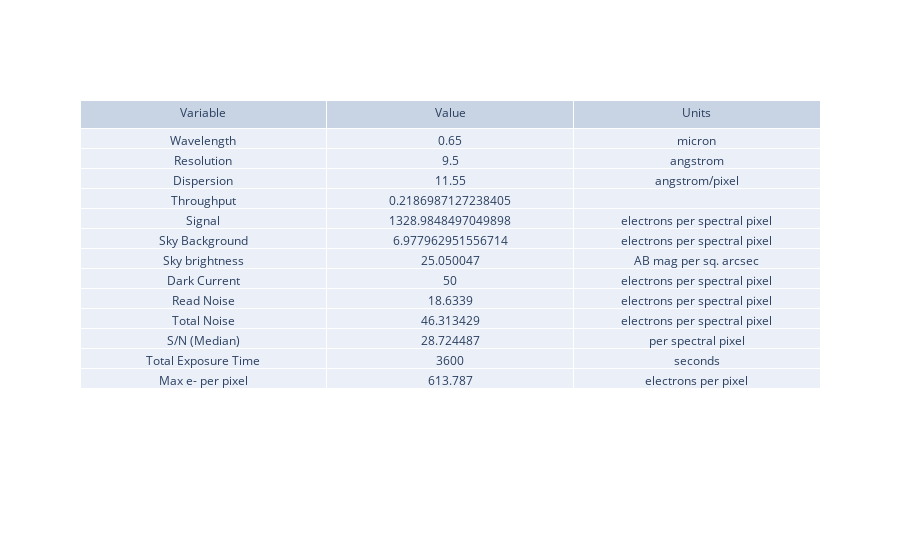

Here is the notebook cell this chart was saved with:
### Markdown cell above
## Use CTRL + / to comment/uncomment blocks of code

### Code cell
# test out the function

userinput = {"telescope": "SOAR",  #choices are "SOAR", "Gemini", "ATLAS_PROBE" 
             "instrument": "SAMOS_VIS",#choices are "SAMOS", "SCORPIO", ,GMOX", ATLAS, SAMOS_VIS"
            "band": "LowWhite",      #other choices are 
                                  # SAMOS: "LowRed", "LowBlue", "HighRed", "HighBlue", "LowWhite"
                                  # SCORPIO: "g", "r", "i", "z", "Y", "J", "H", "K"
                                  # GMOX: "Blue", "Red", "J", "H", "K"
                                  # ATLAS: "atlas_IR"
            "slit_width":.33,    #(arcsec) - Other choices are 
                                  # SAMOS: 0.167, 0.333, 0.500, 0.667, 0.833, 1.000
                                  # SCORPIO: 0.36, 0.54, 0.72, 1.08, 1.44, 2.16, 4.32
                                  # GMOX: 0.083, 0.167, 0.250, 0.333, 0.417, 0.500, 0.583, 0.667, 0.750, 0.833, 0.917, 1.00 
                                  # ATLAS: 0.75             
            "time":3600,          #exposure time (s)
            "nExp":5,             # Nr of frames; increases RON, helps saturation, always dither=2 if >0
            "Nreads":1,           # for IRs, RON goes with SQRT(Nreads), so this is the Nr of Fowler pairs
                                  # for CCDs  (all VIS channels) use Nreads = 1 
            "theta":.5,          # extension of the source in the cross dispersion direction (arcsec): choice: theta = slitwidth in slitless mode
            "lineF":-99,          #use -99 for a dummy value
            "lineW":-99,          #use -99 for a dummy value
            "FWHM":200,           #Width of the line as emitted by the source, in km/s 
            "z":0,
            "specFile":"./templates/Galaxy_Kmag_19_Haflux_5e-17_ebmv_0_z_2_highResSpec_obs_redshift.txt", 
            "mag":22.5,
            "NormalizeUserSpec":True,
            "InputInAngstroms":True,
            "SN":-99,             # = -99 to calculate; othersise set "SN"  > 0 to extract time needed to reach the given SNR
            }
gotit = set_telescope_instrument(userinput)
telescope=gotit['telescope']
instrument=gotit['instrument']

#telescope = dict(gotit)
#instrument = dict(gotit)
#print(telescope)
#print(instrument)

etc_output = general_etc_serena(userinput)

##########################
fig = go.Figure(data=[go.Table(header=dict(values=['Variable', 'Value', 'Units']),
                 cells=dict(values=[
                     etc_output["summary_struct"]['quant'],
                     etc_output["summary_struct"]['value'],
                     etc_output["summary_struct"]['unit']]))
                     ])

fig.show()

### Figure 1 — Plotly figure (JSON) as saved in the notebook; plotly's stock layout.template omitted (floating-point values rounded to 4 significant figures)
{"data": [{"cells": {"values": [["Wavelength", "Resolution", "Dispersion", "Throughput", "Signal", "Sky Background", "Sky brightness", "Dark Current", "Read Noise", "Total Noise", "S/N (Median)", "Total Exposure Time", "Max e- per pixel"], [0.65, 9.5, 11.55, 0.2187, 1329.0, 6.978, 25.05, 50, 18.63, 46.31, 28.72, 3600, 613.8], ["micron", "angstrom", "angstrom/pixel", "", "electrons per spectral pixel", "electrons per spectral pixel", "AB mag per sq. arcsec", "electrons per spectral pixel", "electrons per spectral pixel", "electrons per spectral pixel", "per spectral pixel", "seconds", "electrons per pixel"]]}, "header": {"values": ["Variable", "Value", "Units"]}, "type": "table"}], "layout": {}}
